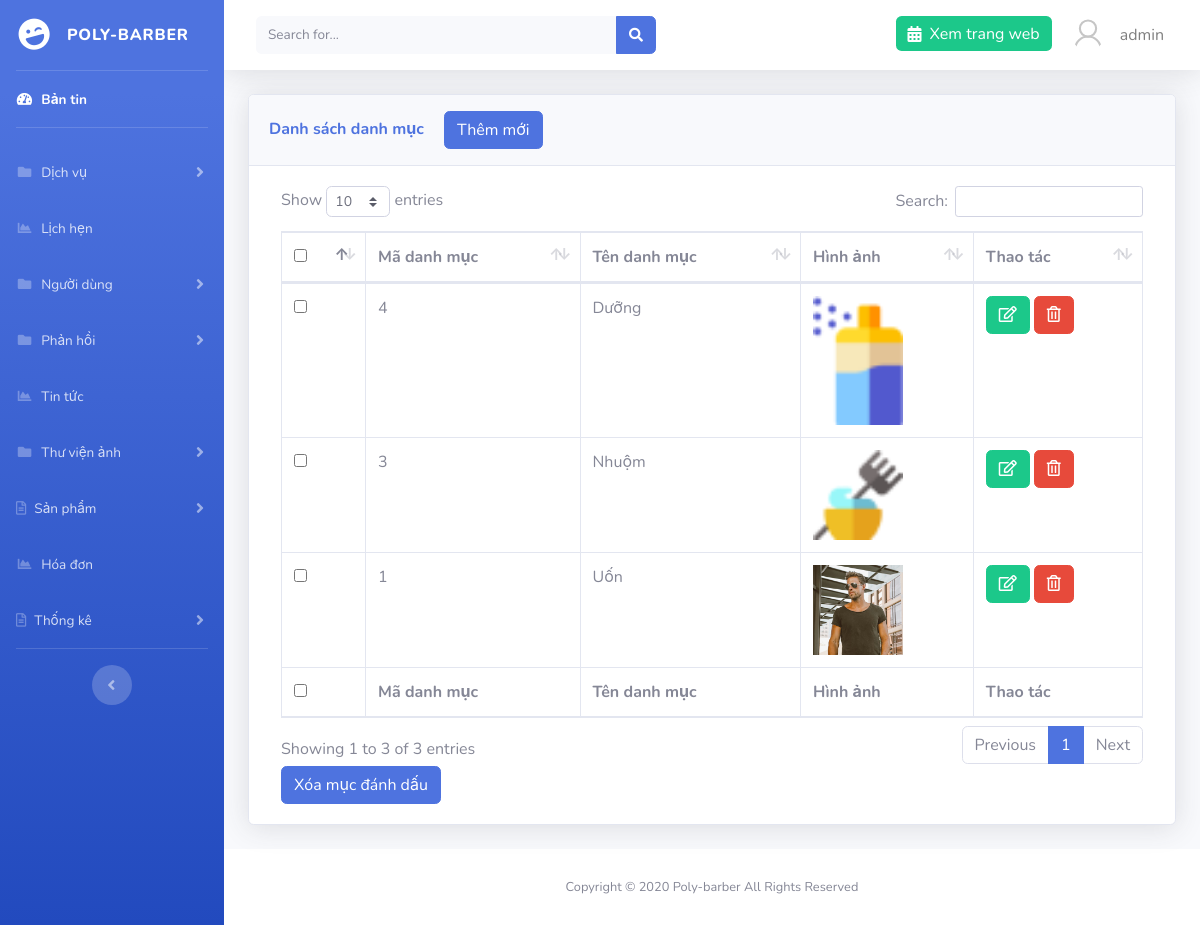
Before: /admin/?page=type (signed in) with the older database file.
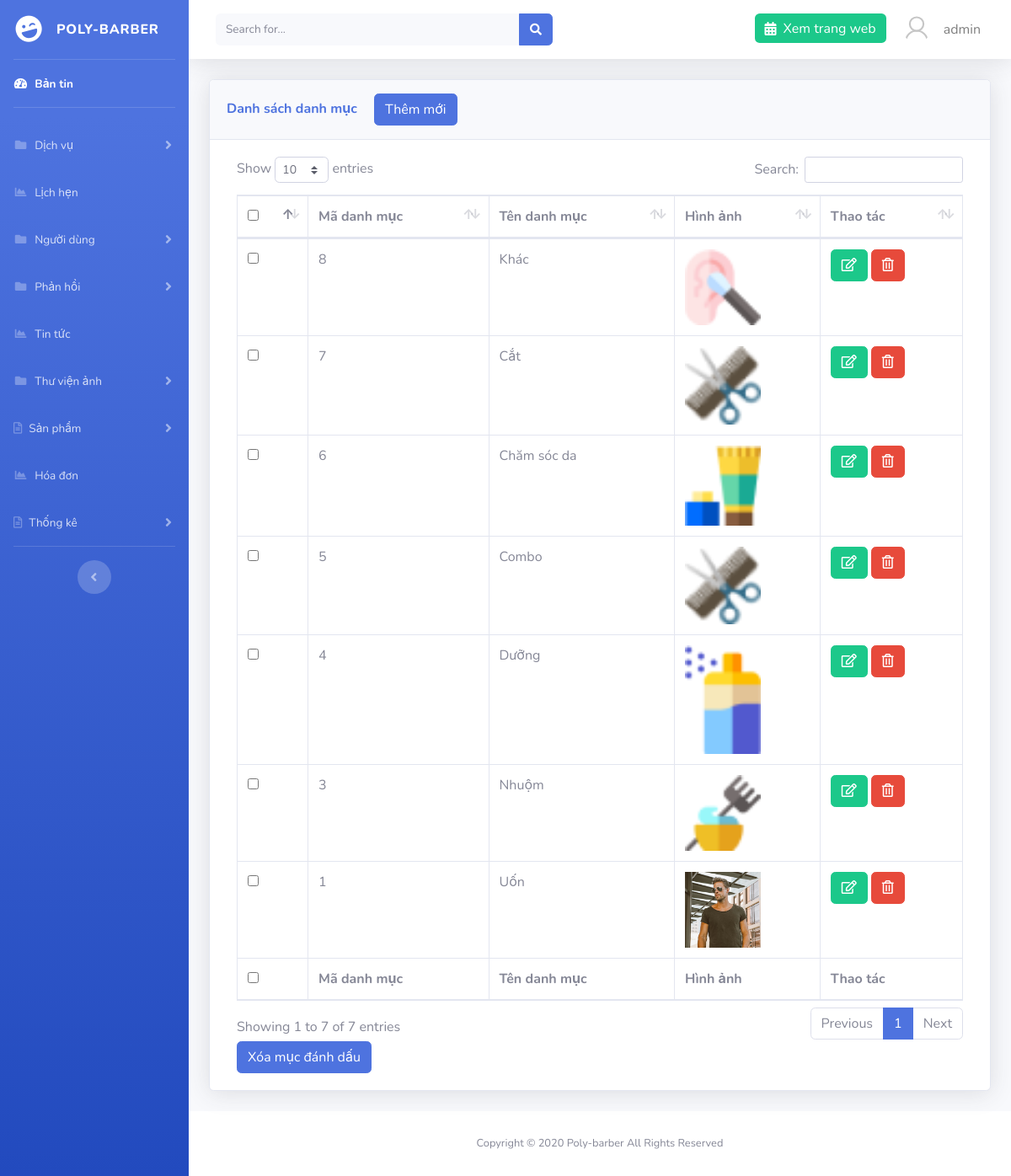
After: the same page with the newer database file.
### tables this page shows
CREATE TABLE `types` (
  `id` int(11) NOT NULL,
  `name` varchar(191) NOT NULL,
  `images` varchar(191) NOT NULL
);

### libs/database.php (called while the page is built, shortened)
<?php
function connection()
{
    try {
        $conn = new PDO("mysql:host=localhost; dbname=barber; charset=utf8", "root", "");
    } catch (PDOException $e) {
        echo "Lỗi Kết nối" . $e->getMessage();
    }
    return $conn;
}
function listAll($table){
    $conn = connection();
    try{
        $sql = "SELECT * FROM $table ORDER BY id DESC";
        $stmt = $conn->prepare($sql);
        $stmt->execute();
        $result = $stmt->fetchAll(PDO::FETCH_ASSOC);
    }catch (PDOException $e){
        echo "Lỗi xử lý dữ liệu".$e->getMessage();
    }finally{
        unset($conn);
    }
    return $result;
}

### libs/types.php (called while the page is built, shortened)
<?php
require_once "database.php";
function list_all_type(){
    return listAll('types');
}

### admin/types/index.php (the view, shortened to what this page needs)
<?php
$type = list_all_type();
?>
<div class="container-fluid">
    <div class="card shadow mb-4">
        <div class="card-header py-3">
            <h6 class="m-0 font-weight-bold text-primary">Danh sách danh mục <a href="<?= ROOT ?>admin/?page=type&action=add" class="btn btn-primary ml-3">Thêm mới</a></h6>
        </div>
        <div class="card-body">
            <div class="table-responsive">
                <form action="" method="POST" class="col-md-12">
                    <table class="table table-bordered" id="dataTable" width="100%" cellspacing="0">
                        <thead>
                            <tr>
                                <th>
                                    <input type="checkbox" name="checkall" class="checkall">
                                </th>
                                <th>Mã danh mục</th>
                                <th>Tên danh mục</th>
                                <th>Hình ảnh</th>
                                <th>Thao tác</th>
                            </tr>
                        </thead>
                        <tfoot>
                            <tr>
                            <th>
                                <input type="checkbox" name="checkall" class="checkall">
                                </th>
                                <th>Mã danh mục</th>
                                <th>Tên danh mục</th>
                                <th>Hình ảnh</th>
                                <th>Thao tác</th>
                            </tr>
                        </tfoot>
                        <tbody>
                            <?php foreach ($type as $t) : ?>
                                <tr>
                                    <td>
                                        <input type="checkbox" name="id[]" id="" value="<?= $t['id'] ?>">
                                    </td>
                                    <td><?= $t['id'] ?></td>
                                    <td><?= $t['name'] ?></td>
                                    <td>
                                        <img src="../images/categories/<?= $t['images'] ?>" width="90" alt="">
                                    </td>
                                    <td>
                                        <a href="<?= ROOT ?>admin/?page=type&action=edit&id=<?= $t['id'] ?>" class="btn btn-success"><i class="far fa-edit"></i></a>
                                        <a href="<?= ROOT ?>admin/?page=type&id=<?= $t['id'] ?>" onclick="return confirm('Bạn có chắc muốn xóa không')" class="btn btn-danger"><i class="far fa-trash-alt"></i></a>
                                    </td>
                                </tr>
                            <?php endforeach; ?>
                        </tbody>
                    </table>
                    <button type="submit" class="btn btn-primary" id="btndel-category" name="btn-del">Xóa mục đánh dấu</button>
                </form>
            </div>
        </div>
    </div>
</div>

Changed rows visible on the page:
added types: id "8", name "Khác", images (picture)
added types: id "7", name "Cắt", images (picture)
added types: id "6", name "Chăm sóc da", images (picture)
added types: id "5", name "Combo", images (picture)
Other visible differences:
text written by a page script: "Show entries Search: Showing 1 to 3 of 3 entries Previous 1 Next" → "Show entries Search: Showing 1 to 7 of 7 entries Previous 1 Next"
